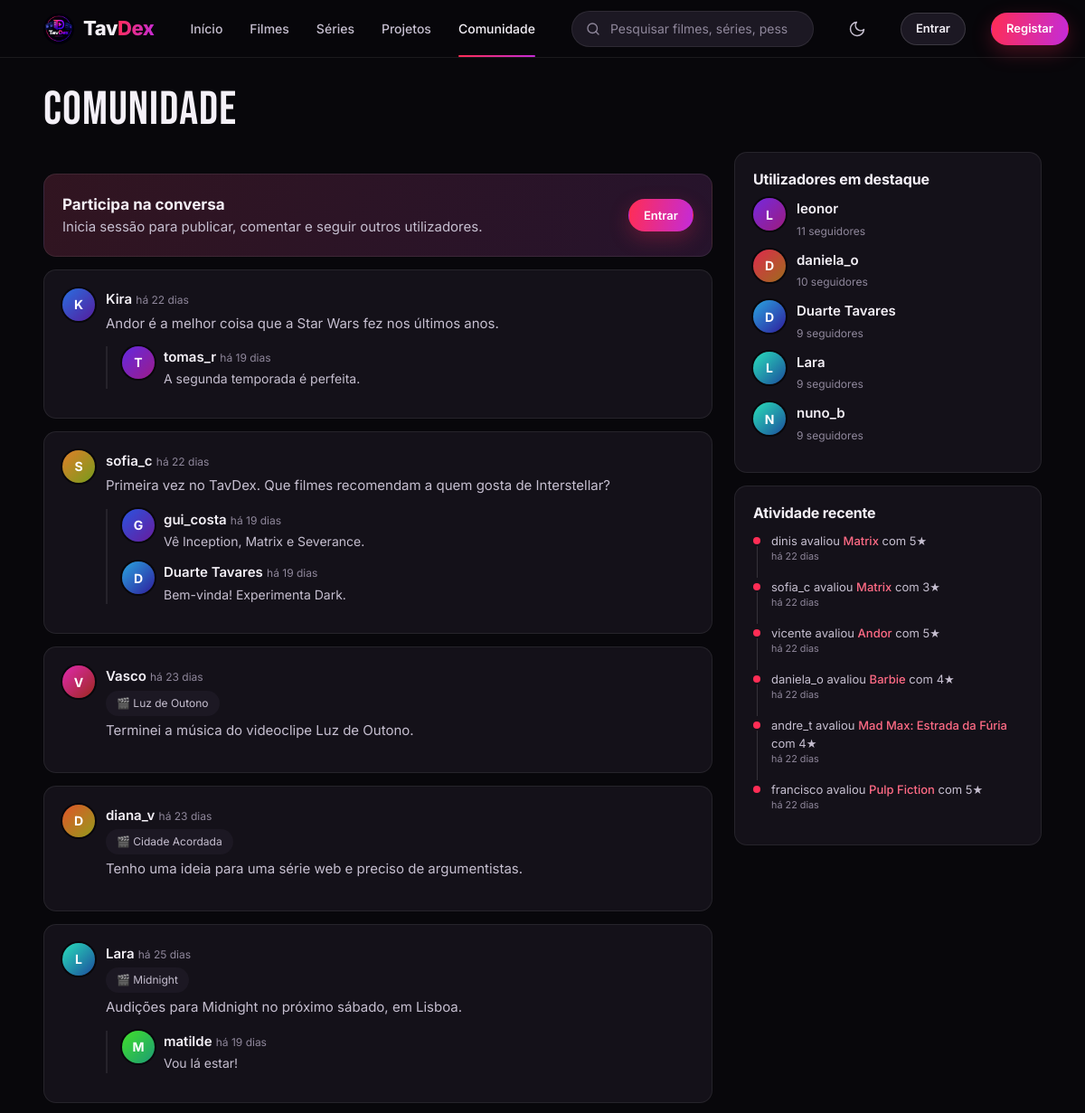
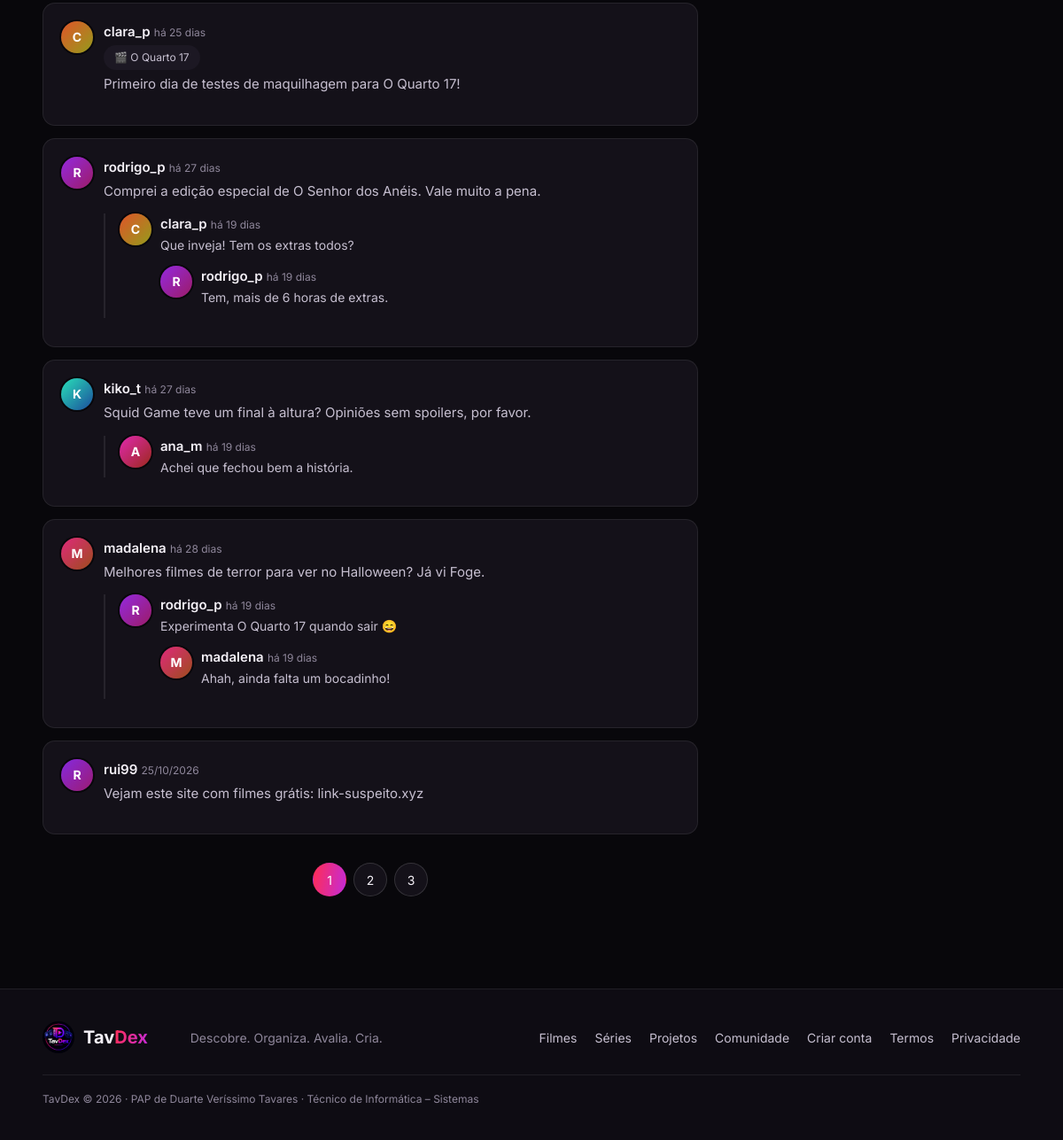
Screenshot of /comunidade.php with the database file from the repository (2 pictures, top to bottom).
### tables this page shows
CREATE TABLE publicacoes (
    id INT AUTO_INCREMENT PRIMARY KEY,
    utilizador_id INT NOT NULL,
    texto VARCHAR(1000) NOT NULL,
    projeto_id INT NULL,
    criado_em TIMESTAMP NOT NULL DEFAULT CURRENT_TIMESTAMP,
    FOREIGN KEY (utilizador_id) REFERENCES utilizadores(id) ON DELETE CASCADE,
    FOREIGN KEY (projeto_id) REFERENCES projetos(id) ON DELETE CASCADE
);

CREATE TABLE utilizadores (
    id INT AUTO_INCREMENT PRIMARY KEY,
    nome VARCHAR(20) NOT NULL UNIQUE,                 
    nome_exibicao VARCHAR(50) NULL,                   
    email VARCHAR(120) NOT NULL UNIQUE,
    email_verificado BOOLEAN NOT NULL DEFAULT 0,      
    email_pendente VARCHAR(120) NULL,                 
    password_hash VARCHAR(255) NULL,
    google_id VARCHAR(50) NULL UNIQUE,                
    google_email VARCHAR(120) NULL,
    bio VARCHAR(160) NOT NULL DEFAULT '',
    localizacao VARCHAR(40) NOT NULL DEFAULT '',
    cor SMALLINT NOT NULL DEFAULT 330,               
    foto MEDIUMBLOB NULL,                             
    foto_versao INT NOT NULL DEFAULT 0,               
    tema_banner ENUM('colina','pipocas','claquete','pelicula','marquise') NOT NULL DEFAULT 'colina',    
    banner MEDIUMBLOB NULL,                           
    banner_versao INT NOT NULL DEFAULT 0,             
    mostrar_listas BOOLEAN NOT NULL DEFAULT 1,        
    mostrar_seguidores BOOLEAN NOT NULL DEFAULT 1,    
    papel ENUM('utilizador','admin') NOT NULL DEFAULT 'utilizador',
    bloqueado BOOLEAN NOT NULL DEFAULT 0,
    notif_email BOOLEAN NOT NULL DEFAULT 0,           
    ultimo_login DATETIME NULL,
    criado_em TIMESTAMP NOT NULL DEFAULT CURRENT_TIMESTAMP
);

CREATE TABLE comentarios (
    id INT AUTO_INCREMENT PRIMARY KEY,
    publicacao_id INT NOT NULL,
    utilizador_id INT NOT NULL,
    pai_id INT NULL,
    texto VARCHAR(1000) NOT NULL,
    criado_em TIMESTAMP NOT NULL DEFAULT CURRENT_TIMESTAMP,
    FOREIGN KEY (publicacao_id) REFERENCES publicacoes(id) ON DELETE CASCADE,
    FOREIGN KEY (utilizador_id) REFERENCES utilizadores(id) ON DELETE CASCADE,
    FOREIGN KEY (pai_id) REFERENCES comentarios(id) ON DELETE CASCADE
);

CREATE TABLE projetos (
    id INT AUTO_INCREMENT PRIMARY KEY,
    dono_id INT NOT NULL,
    titulo VARCHAR(100) NOT NULL,
    sinopse TEXT NOT NULL,
    tipo ENUM('Filme','Série','Curta-metragem','Documentário','Videoclipe') NOT NULL,
    genero VARCHAR(60) NOT NULL DEFAULT '',
    estado ENUM('Ideia','Recrutamento','Pré-produção','Em produção','Concluído') NOT NULL DEFAULT 'Ideia',
    criado_em TIMESTAMP NOT NULL DEFAULT CURRENT_TIMESTAMP,
    FOREIGN KEY (dono_id) REFERENCES utilizadores(id) ON DELETE CASCADE
);

CREATE TABLE avaliacoes (
    id INT AUTO_INCREMENT PRIMARY KEY,
    utilizador_id INT NOT NULL,
    titulo_id INT NOT NULL,
    nota TINYINT NOT NULL CHECK (nota BETWEEN 1 AND 5),
    review TEXT NULL,
    spoiler BOOLEAN NOT NULL DEFAULT 0,
    criado_em TIMESTAMP NOT NULL DEFAULT CURRENT_TIMESTAMP,
    editado_em DATETIME NULL,
    UNIQUE (utilizador_id, titulo_id),                
    FOREIGN KEY (utilizador_id) REFERENCES utilizadores(id) ON DELETE CASCADE,
    FOREIGN KEY (titulo_id) REFERENCES titulos(id) ON DELETE CASCADE
);

CREATE TABLE titulos (
    id INT AUTO_INCREMENT PRIMARY KEY,
    nome VARCHAR(150) NOT NULL,
    tipo ENUM('filme','serie') NOT NULL,
    ano SMALLINT NOT NULL,
    duracao_min SMALLINT NULL,                        
    idade VARCHAR(5) NOT NULL DEFAULT 'M/12',         
    sinopse TEXT NOT NULL,
    realizador VARCHAR(100) NOT NULL DEFAULT '',      
    cartaz VARCHAR(255) NULL,                         
    fundo VARCHAR(255) NULL,                          
    tmdb_id INT NULL,                                 
    em_curso BOOLEAN NOT NULL DEFAULT 0,              
    criado_em TIMESTAMP NOT NULL DEFAULT CURRENT_TIMESTAMP
);

### contas.php (called while the page is built, shortened)
<?php
function entrar_com_cookie(): void
{
    $cookie = $_COOKIE[COOKIE_LEMBRAR] ?? '';
    if (!preg_match('/^([a-f0-9]{24}):([a-f0-9]{64})$/', $cookie, $m)) return;
}

### comunidade.php (the view, shortened to what this page needs)
<?php
require 'lib.php';
$u = eu();
$feed = $u && ($_GET['feed'] ?? '') === 'seguir' ? 'seguir' : 'todos';
$where = $feed === 'seguir' ? 'WHERE p.utilizador_id IN (SELECT seguido_id FROM seguidores WHERE seguidor_id = ?) OR p.utilizador_id = ?' : '';
[$publicacoes, $total_pub, $pag] = paginado("SELECT p.*, u.nome, u.cor, pr.titulo AS projeto_titulo FROM publicacoes p JOIN utilizadores u ON u.id = p.utilizador_id
                       LEFT JOIN projetos pr ON pr.id = p.projeto_id $where", $feed === 'seguir' ? [$u['id'], $u['id']] : [], 'ORDER BY criado_em DESC, id DESC', 10);
$comentarios = [];
if ($publicacoes) {
    $ids = implode(',', array_map('intval', array_column($publicacoes, 'id')));
    foreach (linhas("SELECT c.*, u.nome, u.cor FROM comentarios c JOIN utilizadores u ON u.id = c.utilizador_id WHERE c.publicacao_id IN ($ids) ORDER BY c.criado_em, c.id") as $c) {
        $comentarios[$c['publicacao_id']][] = $c;
    }
}
$atividade = linhas("SELECT u.nome, u.cor, t.nome AS alvo, t.id AS tid, a.nota, a.criado_em FROM avaliacoes a JOIN utilizadores u ON u.id = a.utilizador_id JOIN titulos t ON t.id = a.titulo_id ORDER BY a.criado_em DESC LIMIT 6");
$destaque = linhas('SELECT u.*, (SELECT COUNT(*) FROM seguidores s WHERE s.seguido_id = u.id) AS n FROM utilizadores u WHERE u.id <> ? ORDER BY n DESC, u.nome LIMIT 5', [$u['id'] ?? 0]);
$sigo = $u ? array_column(linhas('SELECT seguido_id FROM seguidores WHERE seguidor_id = ?', [$u['id']]), 'seguido_id') : [];
$meus_projetos = $u ? linhas('SELECT id, titulo FROM projetos WHERE dono_id = ? ORDER BY titulo', [$u['id']]) : [];
function denunciar(string $tipo, int $id): string
{
    if (!eu()) return '';
    return '<details class="rep-d"><summary>⚑</summary><form method="post" action="acoes.php">' . campo_csrf() .
        '<input type="hidden" name="acao" value="denunciar"><input type="hidden" name="tipo" value="' . $tipo . '"><input type="hidden" name="alvo" value="' . $id . '">' .
        '<select name="motivo"><option>Spam</option><option>Ofensivo</option><option>Spoilers</option><option>Outro</option></select><button class="btn ghost sm">Denunciar</button></form></details>';
}
function apagar_btn(string $op, array $item): string
{
    if (!eu() || ((int)$item['utilizador_id'] !== (int)eu()['id'] && !e_admin())) return '';
    return '<form method="post" class="inline" data-confirm="Apagar?">' . campo_csrf() . '<input type="hidden" name="op" value="' . $op . '"><input type="hidden" name="id" value="' . (int)$item['id'] . '"><button class="del-btn" title="Apagar">🗑</button></form>';
}
function mostrar_comentario(array $c, array $todos, int $pub): void
{ ?>
  <div class="cm" id="c<?= $c['id'] ?>"><?= avatar($c) ?><div class="cmb">
    <b><?= link_perfil($c) ?></b> <small><?= tempo($c['criado_em']) ?></small><p><?= nl2br(e($c['texto'])) ?></p>
    <?php foreach ($todos as $r) if ((int)$r['pai_id'] === (int)$c['id']) mostrar_comentario($r, $todos, $pub); ?>
  </div><span class="acts"><?= denunciar('comentario', (int)$c['id']) ?><?= apagar_btn('apagar_com', $c) ?></span></div>
<?php }
require 'cabecalho.php';
?>
<div class="content"><div class="left">
  <div class="ah"><h1 class="ph">Comunidade</h1><?php if ($u): ?><a class="btn ghost sm" href="chat.php">💬 Abrir chat</a><?php endif; ?></div>
  <div class="dcols"><div>
    <?php if ($u): ?>
      <form method="post" class="box form"><?= campo_csrf() ?><input type="hidden" name="op" value="publicar">
        <textarea name="texto" maxlength="1000" rows="3" placeholder="Partilha algo com a comunidade..." required></textarea>
        <?= campo_armadilha() ?>
        <div class="row2">
          <?php if ($meus_projetos): ?><select name="projeto"><option value="0">Sem projeto associado</option><?php foreach ($meus_projetos as $mp): ?><option value="<?= $mp['id'] ?>"><?= e($mp['titulo']) ?></option><?php endforeach; ?></select><?php endif; ?>
          <button class="btn primary sm">Publicar</button></div>
      </form>
      <div class="tabs links"><a class="<?= $feed === 'todos' ? 'on' : '' ?>" href="?feed=todos">Tudo</a><a class="<?= $feed === 'seguir' ? 'on' : '' ?>" href="?feed=seguir">Quem eu sigo</a></div>
    <?php else: ?>
      <div class="box cta"><div><b>Participa na conversa</b><p>Inicia sessão para publicar, comentar e seguir outros utilizadores.</p></div><a class="btn primary sm" href="login.php?voltar=comunidade.php">Entrar</a></div>
    <?php endif; ?>
    <?php foreach ($publicacoes as $p): ?>
      <article class="box post" id="pub<?= $p['id'] ?>">
        <div class="rv"><?= avatar($p) ?><div><b><?= link_perfil($p) ?></b> <small><?= tempo($p['criado_em']) ?></small>
          <?php if ($p['projeto_titulo']): ?><br><a class="tg" href="projeto.php?id=<?= $p['projeto_id'] ?>">🎬 <?= e($p['projeto_titulo']) ?></a><?php endif; ?>
          <p><?= nl2br(e($p['texto'])) ?></p></div>
          <span class="acts"><?= denunciar('publicacao', (int)$p['id']) ?><?= apagar_btn('apagar_pub', $p) ?></span></div>
        <div class="cms">
          <?php foreach ($comentarios[$p['id']] ?? [] as $c) if (!$c['pai_id']) mostrar_comentario($c, $comentarios[$p['id']], (int)$p['id']); ?>
        </div>
      </article>
    <?php endforeach; ?>
    <?= paginacao($total_pub, $pag, 10, $feed === 'seguir' ? ['feed' => 'seguir'] : []) ?>
  </div><div>
    <div class="box"><h3>Utilizadores em destaque</h3>
      <?php foreach ($destaque as $d): ?>
        <div class="rv"><?= avatar($d) ?><div><b><?= link_perfil($d) ?></b><br><small><?= (int)$d['n'] ?> seguidores</small></div>
          <?php if ($u): ?><form method="post" action="acoes.php" class="inline"><?= campo_csrf() ?><input type="hidden" name="acao" value="seguir"><input type="hidden" name="id" value="<?= $d['id'] ?>">
            <button class="btn ghost sm"><?= in_array($d['id'], $sigo) ? 'A seguir ✓' : 'Seguir' ?></button></form><?php endif; ?></div>
      <?php endforeach; ?>
    </div>
    <div class="box"><h3>Atividade recente</h3><div class="tl">
      <?php foreach ($atividade as $a): ?><p><?= e($a['nome']) ?> avaliou <a class="lk" href="titulo.php?id=<?= $a['tid'] ?>"><?= e($a['alvo']) ?></a> com <?= (int)$a['nota'] ?>★<small><?= tempo($a['criado_em']) ?></small></p><?php endforeach; ?>
    </div></div>
  </div></div>
</div></div>
<?php require 'rodape.php'; ?>

### lib.php (shortened to what this page needs)
<?php
require_once __DIR__ . '/contas.php';
function bd(): PDO
{
    static $pdo = null;
    if ($pdo === null) {
        $dsn = getenv('TAVDEX_DSN') ?: 'mysql:host=' . BD_HOST . ';dbname=' . BD_NOME . ';charset=utf8mb4';
        try {
            $pdo = new PDO($dsn, BD_UTILIZADOR, BD_PASSWORD, [
                PDO::ATTR_ERRMODE => PDO::ERRMODE_EXCEPTION,
                PDO::ATTR_DEFAULT_FETCH_MODE => PDO::FETCH_ASSOC,
            ]);
        } catch (PDOException $e) {
            http_response_code(500);
            exit('<p style="font-family:sans-serif">Não foi possível ligar à base de dados. Confirma que o MySQL está ligado (no XAMPP ou nos Serviços do Windows), que a password em <b>config.php</b> está certa e que importaste <b>base_dados.sql</b> e <b>dados.sql</b>.</p>');
        }
    }
    return $pdo;
}
function sql(string $consulta, array $param = []): PDOStatement
{
    $st = bd()->prepare($consulta);
    $st->execute($param);
    return $st;
}
function linhas(string $consulta, array $param = []): array
{
    return sql($consulta, $param)->fetchAll();
}
function valor(string $consulta, array $param = [])
{
    return sql($consulta, $param)->fetchColumn();
}
function eu(): ?array
{
    static $u = false;
    if ($u === false) {
        $u = null;
    }
    return $u;
}
function e($texto): string
{
    return htmlspecialchars((string)$texto, ENT_QUOTES, 'UTF-8');
}
function tempo(?string $data): string
{
    $s = time() - strtotime($data);
    if ($s < 2592000) return 'há ' . floor($s / 86400) . ' dias';
    return date('d/m/Y', strtotime($data));
}
function extras_utilizador(string $nome): array
{
    static $mapa = null;
    if ($mapa === null) {
        $mapa = [];
        foreach (linhas('SELECT id, nome, nome_exibicao, foto_versao FROM utilizadores WHERE nome_exibicao IS NOT NULL OR foto_versao > 0') as $r) {
            $mapa[$r['nome']] = $r;
        }
    }
    return $mapa[$nome] ?? [];
}
function nome_visivel(array $u): string
{
    $exibicao = $u['nome_exibicao'] ?? (extras_utilizador($u['nome'] ?? '')['nome_exibicao'] ?? null);
    return trim((string)$exibicao) !== '' ? $exibicao : ($u['nome'] ?? '');
}
function url_foto(array $u): ?string
{
    $extra = extras_utilizador($u['nome'] ?? '');
    $versao = (int)($u['foto_versao'] ?? ($extra['foto_versao'] ?? 0));
    $id = (int)(isset($u['foto_versao']) ? $u['id'] : ($extra['id'] ?? 0));
    return $versao > 0 && $id ? 'imagem.php?u=' . $id . '&t=foto&v=' . $versao : null;
}
function avatar(array $u, string $tamanho = 's'): string
{
    $foto = url_foto($u);
    $letra = mb_strtoupper(mb_substr(nome_visivel($u), 0, 1));
    return '<span class="av ' . $tamanho . '" style="--h:' . (int)$u['cor'] . '">' . e($letra) . '</span>';
}
function link_perfil(array $u): string
{
    return '<a class="lk-u" href="perfil.php?u=' . urlencode($u['nome']) . '" title="@' . e($u['nome']) . '">' . e(nome_visivel($u)) . '</a>';
}
function paginacao(int $total, int $pagina, int $por_pagina, array $parametros): string
{
    $paginas = (int)ceil($total / $por_pagina);
    $html = '<nav class="pg">';
    for ($i = 1; $i <= $paginas; $i++) {
        $parametros['p'] = $i;
        $html .= '<a class="' . ($i === $pagina ? 'on' : '') . '" href="?' . e(http_build_query($parametros)) . '">' . $i . '</a>';
    }
    return $html . '</nav>';
}
function paginado(string $consulta, array $param, string $ordem, int $por_pagina): array
{
    $total = (int)valor("SELECT COUNT(*) FROM ($consulta) x", $param);
    $paginas = max(1, (int)ceil($total / $por_pagina));
    $pagina = min(max(1, (int)($_GET['p'] ?? 1)), $paginas);
    $linhas = linhas("$consulta $ordem LIMIT $por_pagina OFFSET " . (($pagina - 1) * $por_pagina), $param);
    return [$linhas, $total, $pagina];
}

### rows the page displays
publicacoes: utilizador.nome "K", utilizador.nome "Kira", criado_em "há 22 dias", texto "Andor é a melhor coisa que a Star Wars fez nos últimos anos."
comentarios: utilizador.nome "T", utilizador.nome "tomas_r", criado_em "há 19 dias", texto "A segunda temporada é perfeita."
publicacoes: utilizador.nome "S", utilizador.nome "sofia_c", criado_em "há 22 dias", texto "Primeira vez no TavDex. Que filmes recomendam a quem gosta de Interstellar?"
comentarios: utilizador.nome "G", utilizador.nome "gui_costa", criado_em "há 19 dias", texto "Vê Inception, Matrix e Severance."
comentarios: utilizador.nome_exibicao "D", utilizador.nome_exibicao "Duarte Tavares", criado_em "há 19 dias", texto "Bem-vinda! Experimenta Dark."
publicacoes: utilizador.nome "V", utilizador.nome "Vasco", criado_em "há 23 dias", projeto.titulo "Luz de Outono", texto "Terminei a música do videoclipe Luz de Outono."
publicacoes: utilizador.nome "D", utilizador.nome "diana_v", criado_em "há 23 dias", projeto.titulo "Cidade Acordada", texto "Tenho uma ideia para uma série web e preciso de argumentistas."
publicacoes: utilizador.nome "L", utilizador.nome "Lara", criado_em "há 25 dias", projeto.titulo "Midnight", texto "Audições para Midnight no próximo sábado, em Lisboa."
comentarios: utilizador.nome "M", utilizador.nome "matilde", criado_em "há 19 dias", texto "Vou lá estar!"
publicacoes: utilizador.nome "C", utilizador.nome "clara_p", criado_em "há 25 dias", projeto.titulo "O Quarto 17", texto "Primeiro dia de testes de maquilhagem para O Quarto 17!"
publicacoes: utilizador.nome "R", utilizador.nome "rodrigo_p", criado_em "há 27 dias", texto "Comprei a edição especial de O Senhor dos Anéis. Vale muito a pena."
comentarios: utilizador.nome "C", utilizador.nome "clara_p", criado_em "há 19 dias", texto "Que inveja! Tem os extras todos?"
comentarios: utilizador.nome "R", utilizador.nome "rodrigo_p", criado_em "há 19 dias", texto "Tem, mais de 6 horas de extras."
publicacoes: utilizador.nome "K", utilizador.nome "kiko_t", criado_em "há 27 dias", texto "Squid Game teve um final à altura? Opiniões sem spoilers, por favor."
comentarios: utilizador.nome "A", utilizador.nome "ana_m", criado_em "há 19 dias", texto "Achei que fechou bem a história."
publicacoes: utilizador.nome "M", utilizador.nome "madalena", criado_em "há 28 dias", texto "Melhores filmes de terror para ver no Halloween? Já vi Foge."
comentarios: utilizador.nome "R", utilizador.nome "rodrigo_p", criado_em "há 19 dias", texto "Experimenta O Quarto 17 quando sair 😄"
comentarios: utilizador.nome "M", utilizador.nome "madalena", criado_em "há 19 dias", texto "Ahah, ainda falta um bocadinho!"
publicacoes: utilizador.nome "R", utilizador.nome "rui99", criado_em "25/10/2026", texto "Vejam este site com filmes grátis: link-suspeito.xyz"
utilizadores: $u['cor'] 265 (drawn), nome "L", nome "leonor", n "11"
utilizadores: $u['cor'] 348 (drawn), nome "D", nome "daniela_o", n "10"
utilizadores: $u['cor'] 199 (drawn), nome_exibicao "D", nome_exibicao "Duarte Tavares", n "9"
utilizadores: $u['cor'] 168 (drawn), nome "L", nome "Lara", n "9"
utilizadores: $u['cor'] 167 (drawn), nome "N", nome "nuno_b", n "9"
avaliacoes: utilizador.nome "dinis", titulo.nome "Matrix", nota "5", criado_em "há 22 dias"
avaliacoes: utilizador.nome "sofia_c", titulo.nome "Matrix", nota "3", criado_em "há 22 dias"
avaliacoes: utilizador.nome "vicente", titulo.nome "Andor", nota "5", criado_em "há 22 dias"
avaliacoes: utilizador.nome "daniela_o", titulo.nome "Barbie", nota "4", criado_em "há 22 dias"
avaliacoes: utilizador.nome "andre_t", titulo.nome "Mad Max: Estrada da Fúria", nota "4", criado_em "há 22 dias"
avaliacoes: utilizador.nome "francisco", titulo.nome "Pulp Fiction", nota "5", criado_em "há 22 dias"

### other values shown
$nome "Início"
$nome "Filmes"
$nome "Séries"
$nome "Projetos"
$nome "Comunidade"
